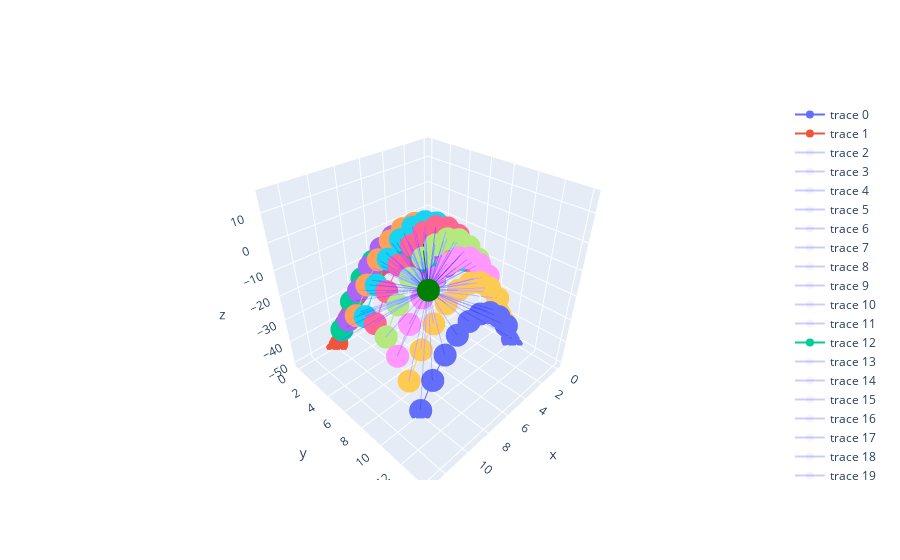

The code cell stored with this chart in its notebook:
### Code cell
# figure creation + surface plot
fig = go.Figure()#data=go.Surface(x=X,
                  #              y=Y,
                   #             z=Z))

# plot viewpoint
fig.add_trace(go.Scatter3d(x=[ph[0]],
                           y=[ph[1]],
                           z=[ph[2]]))

# plot sample points
for i in range(s.shape[2]):
  fig.add_trace(go.Scatter3d(x=s[i, 0],
                             y=s[i, 1],
                             z=s[i, 2]))
  for j in range(s.shape[0]):
    # plot sample vectors
    fig.add_trace(go.Scatter3d(x=[ph[0], s[j, 0, i]],
                               y=[ph[1], s[j, 1, i]],
                               z=[ph[2], s[j, 2, i]],
                               line=dict(color='rgba(0, 0, 255, 0.2)',
                                         width=2),
                               marker={'opacity': 0}))


# plot mean vector
fig.add_trace(go.Scatter3d(x=[ph[0], ph_v[0]],
                           y=[ph[1], ph_v[1]],
                           z=[ph[2], ph_v[2]],
                           line=dict(color='green',
                                     width=2)))

#fig.add_trace(go.Scatter3d(x=[0], y=[0], z=[0]))

fig.show()

### Figure 1 — Plotly figure (JSON) as saved in the notebook; plotly's stock layout.template omitted (floating-point values rounded to 4 significant figures)
{"data": [{"type": "scatter3d", "x": [13], "y": [14], "z": [15]}, {"type": "scatter3d", "x": [0.0, 1.111, 2.222, 3.333, 4.444, 5.556, 6.667, 7.778, 8.889, 10.0], "y": [0.0, 0.0, 0.0, 0.0, 0.0, 0.0, 0.0, 0.0, 0.0, 0.0], "z": [-50.0, -40.12, -32.72, -27.78, -25.31, -25.31, -27.78, -32.72, -40.12, -50.0]}, {"line": {"color": "rgba(0, 0, 255, 0.2)", "width": 2}, "marker": {"opacity": 0}, "type": "scatter3d", "x": [13, 0], "y": [14, 0], "z": [15, -50]}, {"line": {"color": "rgba(0, 0, 255, 0.2)", "width": 2}, "marker": {"opacity": 0}, "type": "scatter3d", "x": [13, 0], "y": [14, 1.111], "z": [15, -40.12]}, {"line": {"color": "rgba(0, 0, 255, 0.2)", "width": 2}, "marker": {"opacity": 0}, "type": "scatter3d", "x": [13, 0], "y": [14, 2.222], "z": [15, -32.72]}, {"line": {"color": "rgba(0, 0, 255, 0.2)", "width": 2}, "marker": {"opacity": 0}, "type": "scatter3d", "x": [13, 0], "y": [14, 3.333], "z": [15, -27.78]}, {"line": {"color": "rgba(0, 0, 255, 0.2)", "width": 2}, "marker": {"opacity": 0}, "type": "scatter3d", "x": [13, 0], "y": [14, 4.444], "z": [15, -25.31]}, {"line": {"color": "rgba(0, 0, 255, 0.2)", "width": 2}, "marker": {"opacity": 0}, "type": "scatter3d", "x": [13, 0], "y": [14, 5.556], "z": [15, -25.31]}, {"line": {"color": "rgba(0, 0, 255, 0.2)", "width": 2}, "marker": {"opacity": 0}, "type": "scatter3d", "x": [13, 0], "y": [14, 6.667], "z": [15, -27.78]}, {"line": {"color": "rgba(0, 0, 255, 0.2)", "width": 2}, "marker": {"opacity": 0}, "type": "scatter3d", "x": [13, 0], "y": [14, 7.778], "z": [15, -32.72]}, {"line": {"color": "rgba(0, 0, 255, 0.2)", "width": 2}, "marker": {"opacity": 0}, "type": "scatter3d", "x": [13, 0], "y": [14, 8.889], "z": [15, -40.12]}, {"line": {"color": "rgba(0, 0, 255, 0.2)", "width": 2}, "marker": {"opacity": 0}, "type": "scatter3d", "x": [13, 0], "y": [14, 10], "z": [15, -50]}, {"type": "scatter3d", "x": [0.0, 1.111, 2.222, 3.333, 4.444, 5.556, 6.667, 7.778, 8.889, 10.0], "y": [1.111, 1.111, 1.111, 1.111, 1.111, 1.111, 1.111, 1.111, 1.111, 1.111], "z": [-40.12, -30.25, -22.84, -17.9, -15.43, -15.43, -17.9, -22.84, -30.25, -40.12]}, {"line": {"color": "rgba(0, 0, 255, 0.2)", "width": 2}, "marker": {"opacity": 0}, "type": "scatter3d", "x": [13, 1.111], "y": [14, 0], "z": [15, -40.12]}, {"line": {"color": "rgba(0, 0, 255, 0.2)", "width": 2}, "marker": {"opacity": 0}, "type": "scatter3d", "x": [13, 1.111], "y": [14, 1.111], "z": [15, -30.25]}, {"line": {"color": "rgba(0, 0, 255, 0.2)", "width": 2}, "marker": {"opacity": 0}, "type": "scatter3d", "x": [13, 1.111], "y": [14, 2.222], "z": [15, -22.84]}, {"line": {"color": "rgba(0, 0, 255, 0.2)", "width": 2}, "marker": {"opacity": 0}, "type": "scatter3d", "x": [13, 1.111], "y": [14, 3.333], "z": [15, -17.9]}, {"line": {"color": "rgba(0, 0, 255, 0.2)", "width": 2}, "marker": {"opacity": 0}, "type": "scatter3d", "x": [13, 1.111], "y": [14, 4.444], "z": [15, -15.43]}, {"line": {"color": "rgba(0, 0, 255, 0.2)", "width": 2}, "marker": {"opacity": 0}, "type": "scatter3d", "x": [13, 1.111], "y": [14, 5.556], "z": [15, -15.43]}, {"line": {"color": "rgba(0, 0, 255, 0.2)", "width": 2}, "marker": {"opacity": 0}, "type": "scatter3d", "x": [13, 1.111], "y": [14, 6.667], "z": [15, -17.9]}, {"line": {"color": "rgba(0, 0, 255, 0.2)", "width": 2}, "marker": {"opacity": 0}, "type": "scatter3d", "x": [13, 1.111], "y": [14, 7.778], "z": [15, -22.84]}, {"line": {"color": "rgba(0, 0, 255, 0.2)", "width": 2}, "marker": {"opacity": 0}, "type": "scatter3d", "x": [13, 1.111], "y": [14, 8.889], "z": [15, -30.25]}, {"line": {"color": "rgba(0, 0, 255, 0.2)", "width": 2}, "marker": {"opacity": 0}, "type": "scatter3d", "x": [13, 1.111], "y": [14, 10], "z": [15, -40.12]}, {"type": "scatter3d", "x": [0.0, 1.111, 2.222, 3.333, 4.444, 5.556, 6.667, 7.778, 8.889, 10.0], "y": [2.222, 2.222, 2.222, 2.222, 2.222, 2.222, 2.222, 2.222, 2.222, 2.222], "z": [-32.72, -22.84, -15.43, -10.49, -8.025, -8.025, -10.49, -15.43, -22.84, -32.72]}, {"line": {"color": "rgba(0, 0, 255, 0.2)", "width": 2}, "marker": {"opacity": 0}, "type": "scatter3d", "x": [13, 2.222], "y": [14, 0], "z": [15, -32.72]}, {"line": {"color": "rgba(0, 0, 255, 0.2)", "width": 2}, "marker": {"opacity": 0}, "type": "scatter3d", "x": [13, 2.222], "y": [14, 1.111], "z": [15, -22.84]}, {"line": {"color": "rgba(0, 0, 255, 0.2)", "width": 2}, "marker": {"opacity": 0}, "type": "scatter3d", "x": [13, 2.222], "y": [14, 2.222], "z": [15, -15.43]}, {"line": {"color": "rgba(0, 0, 255, 0.2)", "width": 2}, "marker": {"opacity": 0}, "type": "scatter3d", "x": [13, 2.222], "y": [14, 3.333], "z": [15, -10.49]}, {"line": {"color": "rgba(0, 0, 255, 0.2)", "width": 2}, "marker": {"opacity": 0}, "type": "scatter3d", "x": [13, 2.222], "y": [14, 4.444], "z": [15, -8.025]}, {"line": {"color": "rgba(0, 0, 255, 0.2)", "width": 2}, "marker": {"opacity": 0}, "type": "scatter3d", "x": [13, 2.222], "y": [14, 5.556], "z": [15, -8.025]}, {"line": {"color": "rgba(0, 0, 255, 0.2)", "width": 2}, "marker": {"opacity": 0}, "type": "scatter3d", "x": [13, 2.222], "y": [14, 6.667], "z": [15, -10.49]}, {"line": {"color": "rgba(0, 0, 255, 0.2)", "width": 2}, "marker": {"opacity": 0}, "type": "scatter3d", "x": [13, 2.222], "y": [14, 7.778], "z": [15, -15.43]}, {"line": {"color": "rgba(0, 0, 255, 0.2)", "width": 2}, "marker": {"opacity": 0}, "type": "scatter3d", "x": [13, 2.222], "y": [14, 8.889], "z": [15, -22.84]}, {"line": {"color": "rgba(0, 0, 255, 0.2)", "width": 2}, "marker": {"opacity": 0}, "type": "scatter3d", "x": [13, 2.222], "y": [14, 10], "z": [15, -32.72]}, {"type": "scatter3d", "x": [0.0, 1.111, 2.222, 3.333, 4.444, 5.556, 6.667, 7.778, 8.889, 10.0], "y": [3.333, 3.333, 3.333, 3.333, 3.333, 3.333, 3.333, 3.333, 3.333, 3.333], "z": [-27.78, -17.9, -10.49, -5.556, -3.086, -3.086, -5.556, -10.49, -17.9, -27.78]}, {"line": {"color": "rgba(0, 0, 255, 0.2)", "width": 2}, "marker": {"opacity": 0}, "type": "scatter3d", "x": [13, 3.333], "y": [14, 0], "z": [15, -27.78]}, {"line": {"color": "rgba(0, 0, 255, 0.2)", "width": 2}, "marker": {"opacity": 0}, "type": "scatter3d", "x": [13, 3.333], "y": [14, 1.111], "z": [15, -17.9]}, {"line": {"color": "rgba(0, 0, 255, 0.2)", "width": 2}, "marker": {"opacity": 0}, "type": "scatter3d", "x": [13, 3.333], "y": [14, 2.222], "z": [15, -10.49]}, {"line": {"color": "rgba(0, 0, 255, 0.2)", "width": 2}, "marker": {"opacity": 0}, "type": "scatter3d", "x": [13, 3.333], "y": [14, 3.333], "z": [15, -5.556]}, {"line": {"color": "rgba(0, 0, 255, 0.2)", "width": 2}, "marker": {"opacity": 0}, "type": "scatter3d", "x": [13, 3.333], "y": [14, 4.444], "z": [15, -3.086]}, {"line": {"color": "rgba(0, 0, 255, 0.2)", "width": 2}, "marker": {"opacity": 0}, "type": "scatter3d", "x": [13, 3.333], "y": [14, 5.556], "z": [15, -3.086]}, {"line": {"color": "rgba(0, 0, 255, 0.2)", "width": 2}, "marker": {"opacity": 0}, "type": "scatter3d", "x": [13, 3.333], "y": [14, 6.667], "z": [15, -5.556]}, {"line": {"color": "rgba(0, 0, 255, 0.2)", "width": 2}, "marker": {"opacity": 0}, "type": "scatter3d", "x": [13, 3.333], "y": [14, 7.778], "z": [15, -10.49]}, {"line": {"color": "rgba(0, 0, 255, 0.2)", "width": 2}, "marker": {"opacity": 0}, "type": "scatter3d", "x": [13, 3.333], "y": [14, 8.889], "z": [15, -17.9]}, {"line": {"color": "rgba(0, 0, 255, 0.2)", "width": 2}, "marker": {"opacity": 0}, "type": "scatter3d", "x": [13, 3.333], "y": [14, 10], "z": [15, -27.78]}, {"type": "scatter3d", "x": [0.0, 1.111, 2.222, 3.333, 4.444, 5.556, 6.667, 7.778, 8.889, 10.0], "y": [4.444, 4.444, 4.444, 4.444, 4.444, 4.444, 4.444, 4.444, 4.444, 4.444], "z": [-25.31, -15.43, -8.025, -3.086, -0.6173, -0.6173, -3.086, -8.025, -15.43, -25.31]}, {"line": {"color": "rgba(0, 0, 255, 0.2)", "width": 2}, "marker": {"opacity": 0}, "type": "scatter3d", "x": [13, 4.444], "y": [14, 0], "z": [15, -25.31]}, {"line": {"color": "rgba(0, 0, 255, 0.2)", "width": 2}, "marker": {"opacity": 0}, "type": "scatter3d", "x": [13, 4.444], "y": [14, 1.111], "z": [15, -15.43]}, {"line": {"color": "rgba(0, 0, 255, 0.2)", "width": 2}, "marker": {"opacity": 0}, "type": "scatter3d", "x": [13, 4.444], "y": [14, 2.222], "z": [15, -8.025]}, {"line": {"color": "rgba(0, 0, 255, 0.2)", "width": 2}, "marker": {"opacity": 0}, "type": "scatter3d", "x": [13, 4.444], "y": [14, 3.333], "z": [15, -3.086]}, {"line": {"color": "rgba(0, 0, 255, 0.2)", "width": 2}, "marker": {"opacity": 0}, "type": "scatter3d", "x": [13, 4.444], "y": [14, 4.444], "z": [15, -0.6173]}, {"line": {"color": "rgba(0, 0, 255, 0.2)", "width": 2}, "marker": {"opacity": 0}, "type": "scatter3d", "x": [13, 4.444], "y": [14, 5.556], "z": [15, -0.6173]}, {"line": {"color": "rgba(0, 0, 255, 0.2)", "width": 2}, "marker": {"opacity": 0}, "type": "scatter3d", "x": [13, 4.444], "y": [14, 6.667], "z": [15, -3.086]}, {"line": {"color": "rgba(0, 0, 255, 0.2)", "width": 2}, "marker": {"opacity": 0}, "type": "scatter3d", "x": [13, 4.444], "y": [14, 7.778], "z": [15, -8.025]}, {"line": {"color": "rgba(0, 0, 255, 0.2)", "width": 2}, "marker": {"opacity": 0}, "type": "scatter3d", "x": [13, 4.444], "y": [14, 8.889], "z": [15, -15.43]}, {"line": {"color": "rgba(0, 0, 255, 0.2)", "width": 2}, "marker": {"opacity": 0}, "type": "scatter3d", "x": [13, 4.444], "y": [14, 10], "z": [15, -25.31]}, {"type": "scatter3d", "x": [0.0, 1.111, 2.222, 3.333, 4.444, 5.556, 6.667, 7.778, 8.889, 10.0], "y": [5.556, 5.556, 5.556, 5.556, 5.556, 5.556, 5.556, 5.556, 5.556, 5.556], "z": [-25.31, -15.43, -8.025, -3.086, -0.6173, -0.6173, -3.086, -8.025, -15.43, -25.31]}, {"line": {"color": "rgba(0, 0, 255, 0.2)", "width": 2}, "marker": {"opacity": 0}, "type": "scatter3d", "x": [13, 5.556], "y": [14, 0], "z": [15, -25.31]}, {"line": {"color": "rgba(0, 0, 255, 0.2)", "width": 2}, "marker": {"opacity": 0}, "type": "scatter3d", "x": [13, 5.556], "y": [14, 1.111], "z": [15, -15.43]}, {"line": {"color": "rgba(0, 0, 255, 0.2)", "width": 2}, "marker": {"opacity": 0}, "type": "scatter3d", "x": [13, 5.556], "y": [14, 2.222], "z": [15, -8.025]}, {"line": {"color": "rgba(0, 0, 255, 0.2)", "width": 2}, "marker": {"opacity": 0}, "type": "scatter3d", "x": [13, 5.556], "y": [14, 3.333], "z": [15, -3.086]}, {"line": {"color": "rgba(0, 0, 255, 0.2)", "width": 2}, "marker": {"opacity": 0}, "type": "scatter3d", "x": [13, 5.556], "y": [14, 4.444], "z": [15, -0.6173]}, {"line": {"color": "rgba(0, 0, 255, 0.2)", "width": 2}, "marker": {"opacity": 0}, "type": "scatter3d", "x": [13, 5.556], "y": [14, 5.556], "z": [15, -0.6173]}, {"line": {"color": "rgba(0, 0, 255, 0.2)", "width": 2}, "marker": {"opacity": 0}, "type": "scatter3d", "x": [13, 5.556], "y": [14, 6.667], "z": [15, -3.086]}, {"line": {"color": "rgba(0, 0, 255, 0.2)", "width": 2}, "marker": {"opacity": 0}, "type": "scatter3d", "x": [13, 5.556], "y": [14, 7.778], "z": [15, -8.025]}, {"line": {"color": "rgba(0, 0, 255, 0.2)", "width": 2}, "marker": {"opacity": 0}, "type": "scatter3d", "x": [13, 5.556], "y": [14, 8.889], "z": [15, -15.43]}, {"line": {"color": "rgba(0, 0, 255, 0.2)", "width": 2}, "marker": {"opacity": 0}, "type": "scatter3d", "x": [13, 5.556], "y": [14, 10], "z": [15, -25.31]}, {"type": "scatter3d", "x": [0.0, 1.111, 2.222, 3.333, 4.444, 5.556, 6.667, 7.778, 8.889, 10.0], "y": [6.667, 6.667, 6.667, 6.667, 6.667, 6.667, 6.667, 6.667, 6.667, 6.667], "z": [-27.78, -17.9, -10.49, -5.556, -3.086, -3.086, -5.556, -10.49, -17.9, -27.78]}, {"line": {"color": "rgba(0, 0, 255, 0.2)", "width": 2}, "marker": {"opacity": 0}, "type": "scatter3d", "x": [13, 6.667], "y": [14, 0], "z": [15, -27.78]}, {"line": {"color": "rgba(0, 0, 255, 0.2)", "width": 2}, "marker": {"opacity": 0}, "type": "scatter3d", "x": [13, 6.667], "y": [14, 1.111], "z": [15, -17.9]}, {"line": {"color": "rgba(0, 0, 255, 0.2)", "width": 2}, "marker": {"opacity": 0}, "type": "scatter3d", "x": [13, 6.667], "y": [14, 2.222], "z": [15, -10.49]}, {"line": {"color": "rgba(0, 0, 255, 0.2)", "width": 2}, "marker": {"opacity": 0}, "type": "scatter3d", "x": [13, 6.667], "y": [14, 3.333], "z": [15, -5.556]}, {"line": {"color": "rgba(0, 0, 255, 0.2)", "width": 2}, "marker": {"opacity": 0}, "type": "scatter3d", "x": [13, 6.667], "y": [14, 4.444], "z": [15, -3.086]}, {"line": {"color": "rgba(0, 0, 255, 0.2)", "width": 2}, "marker": {"opacity": 0}, "type": "scatter3d", "x": [13, 6.667], "y": [14, 5.556], "z": [15, -3.086]}, {"line": {"color": "rgba(0, 0, 255, 0.2)", "width": 2}, "marker": {"opacity": 0}, "type": "scatter3d", "x": [13, 6.667], "y": [14, 6.667], "z": [15, -5.556]}, {"line": {"color": "rgba(0, 0, 255, 0.2)", "width": 2}, "marker": {"opacity": 0}, "type": "scatter3d", "x": [13, 6.667], "y": [14, 7.778], "z": [15, -10.49]}, {"line": {"color": "rgba(0, 0, 255, 0.2)", "width": 2}, "marker": {"opacity": 0}, "type": "scatter3d", "x": [13, 6.667], "y": [14, 8.889], "z": [15, -17.9]}, {"line": {"color": "rgba(0, 0, 255, 0.2)", "width": 2}, "marker": {"opacity": 0}, "type": "scatter3d", "x": [13, 6.667], "y": [14, 10], "z": [15, -27.78]}, {"type": "scatter3d", "x": [0.0, 1.111, 2.222, 3.333, 4.444, 5.556, 6.667, 7.778, 8.889, 10.0], "y": [7.778, 7.778, 7.778, 7.778, 7.778, 7.778, 7.778, 7.778, 7.778, 7.778], "z": [-32.72, -22.84, -15.43, -10.49, -8.025, -8.025, -10.49, -15.43, -22.84, -32.72]}, {"line": {"color": "rgba(0, 0, 255, 0.2)", "width": 2}, "marker": {"opacity": 0}, "type": "scatter3d", "x": [13, 7.778], "y": [14, 0], "z": [15, -32.72]}, {"line": {"color": "rgba(0, 0, 255, 0.2)", "width": 2}, "marker": {"opacity": 0}, "type": "scatter3d", "x": [13, 7.778], "y": [14, 1.111], "z": [15, -22.84]}, {"line": {"color": "rgba(0, 0, 255, 0.2)", "width": 2}, "marker": {"opacity": 0}, "type": "scatter3d", "x": [13, 7.778], "y": [14, 2.222], "z": [15, -15.43]}, {"line": {"color": "rgba(0, 0, 255, 0.2)", "width": 2}, "marker": {"opacity": 0}, "type": "scatter3d", "x": [13, 7.778], "y": [14, 3.333], "z": [15, -10.49]}, {"line": {"color": "rgba(0, 0, 255, 0.2)", "width": 2}, "marker": {"opacity": 0}, "type": "scatter3d", "x": [13, 7.778], "y": [14, 4.444], "z": [15, -8.025]}, {"line": {"color": "rgba(0, 0, 255, 0.2)", "width": 2}, "marker": {"opacity": 0}, "type": "scatter3d", "x": [13, 7.778], "y": [14, 5.556], "z": [15, -8.025]}, {"line": {"color": "rgba(0, 0, 255, 0.2)", "width": 2}, "marker": {"opacity": 0}, "type": "scatter3d", "x": [13, 7.778], "y": [14, 6.667], "z": [15, -10.49]}, {"line": {"color": "rgba(0, 0, 255, 0.2)", "width": 2}, "marker": {"opacity": 0}, "type": "scatter3d", "x": [13, 7.778], "y": [14, 7.778], "z": [15, -15.43]}, {"line": {"color": "rgba(0, 0, 255, 0.2)", "width": 2}, "marker": {"opacity": 0}, "type": "scatter3d", "x": [13, 7.778], "y": [14, 8.889], "z": [15, -22.84]}, {"line": {"color": "rgba(0, 0, 255, 0.2)", "width": 2}, "marker": {"opacity": 0}, "type": "scatter3d", "x": [13, 7.778], "y": [14, 10], "z": [15, -32.72]}, {"type": "scatter3d", "x": [0.0, 1.111, 2.222, 3.333, 4.444, 5.556, 6.667, 7.778, 8.889, 10.0], "y": [8.889, 8.889, 8.889, 8.889, 8.889, 8.889, 8.889, 8.889, 8.889, 8.889], "z": [-40.12, -30.25, -22.84, -17.9, -15.43, -15.43, -17.9, -22.84, -30.25, -40.12]}, {"line": {"color": "rgba(0, 0, 255, 0.2)", "width": 2}, "marker": {"opacity": 0}, "type": "scatter3d", "x": [13, 8.889], "y": [14, 0], "z": [15, -40.12]}, {"line": {"color": "rgba(0, 0, 255, 0.2)", "width": 2}, "marker": {"opacity": 0}, "type": "scatter3d", "x": [13, 8.889], "y": [14, 1.111], "z": [15, -30.25]}, {"line": {"color": "rgba(0, 0, 255, 0.2)", "width": 2}, "marker": {"opacity": 0}, "type": "scatter3d", "x": [13, 8.889], "y": [14, 2.222], "z": [15, -22.84]}, {"line": {"color": "rgba(0, 0, 255, 0.2)", "width": 2}, "marker": {"opacity": 0}, "type": "scatter3d", "x": [13, 8.889], "y": [14, 3.333], "z": [15, -17.9]}, {"line": {"color": "rgba(0, 0, 255, 0.2)", "width": 2}, "marker": {"opacity": 0}, "type": "scatter3d", "x": [13, 8.889], "y": [14, 4.444], "z": [15, -15.43]}, {"line": {"color": "rgba(0, 0, 255, 0.2)", "width": 2}, "marker": {"opacity": 0}, "type": "scatter3d", "x": [13, 8.889], "y": [14, 5.556], "z": [15, -15.43]}, {"line": {"color": "rgba(0, 0, 255, 0.2)", "width": 2}, "marker": {"opacity": 0}, "type": "scatter3d", "x": [13, 8.889], "y": [14, 6.667], "z": [15, -17.9]}, {"line": {"color": "rgba(0, 0, 255, 0.2)", "width": 2}, "marker": {"opacity": 0}, "type": "scatter3d", "x": [13, 8.889], "y": [14, 7.778], "z": [15, -22.84]}, {"line": {"color": "rgba(0, 0, 255, 0.2)", "width": 2}, "marker": {"opacity": 0}, "type": "scatter3d", "x": [13, 8.889], "y": [14, 8.889], "z": [15, -30.25]}, {"line": {"color": "rgba(0, 0, 255, 0.2)", "width": 2}, "marker": {"opacity": 0}, "type": "scatter3d", "x": [13, 8.889], "y": [14, 10], "z": [15, -40.12]}, {"type": "scatter3d", "x": [0.0, 1.111, 2.222, 3.333, 4.444, 5.556, 6.667, 7.778, 8.889, 10.0], "y": [10.0, 10.0, 10.0, 10.0, 10.0, 10.0, 10.0, 10.0, 10.0, 10.0], "z": [-50.0, -40.12, -32.72, -27.78, -25.31, -25.31, -27.78, -32.72, -40.12, -50.0]}, {"line": {"color": "rgba(0, 0, 255, 0.2)", "width": 2}, "marker": {"opacity": 0}, "type": "scatter3d", "x": [13, 10], "y": [14, 0], "z": [15, -50]}, {"line": {"color": "rgba(0, 0, 255, 0.2)", "width": 2}, "marker": {"opacity": 0}, "type": "scatter3d", "x": [13, 10], "y": [14, 1.111], "z": [15, -40.12]}, {"line": {"color": "rgba(0, 0, 255, 0.2)", "width": 2}, "marker": {"opacity": 0}, "type": "scatter3d", "x": [13, 10], "y": [14, 2.222], "z": [15, -32.72]}, {"line": {"color": "rgba(0, 0, 255, 0.2)", "width": 2}, "marker": {"opacity": 0}, "type": "scatter3d", "x": [13, 10], "y": [14, 3.333], "z": [15, -27.78]}, {"line": {"color": "rgba(0, 0, 255, 0.2)", "width": 2}, "marker": {"opacity": 0}, "type": "scatter3d", "x": [13, 10], "y": [14, 4.444], "z": [15, -25.31]}, {"line": {"color": "rgba(0, 0, 255, 0.2)", "width": 2}, "marker": {"opacity": 0}, "type": "scatter3d", "x": [13, 10], "y": [14, 5.556], "z": [15, -25.31]}, {"line": {"color": "rgba(0, 0, 255, 0.2)", "width": 2}, "marker": {"opacity": 0}, "type": "scatter3d", "x": [13, 10], "y": [14, 6.667], "z": [15, -27.78]}, {"line": {"color": "rgba(0, 0, 255, 0.2)", "width": 2}, "marker": {"opacity": 0}, "type": "scatter3d", "x": [13, 10], "y": [14, 7.778], "z": [15, -32.72]}, {"line": {"color": "rgba(0, 0, 255, 0.2)", "width": 2}, "marker": {"opacity": 0}, "type": "scatter3d", "x": [13, 10], "y": [14, 8.889], "z": [15, -40.12]}, {"line": {"color": "rgba(0, 0, 255, 0.2)", "width": 2}, "marker": {"opacity": 0}, "type": "scatter3d", "x": [13, 10], "y": [14, 10], "z": [15, -50]}, {"line": {"color": "green", "width": 2}, "type": "scatter3d", "x": [13, 6], "y": [14, 6], "z": [15, -5]}], "layout": {}}
